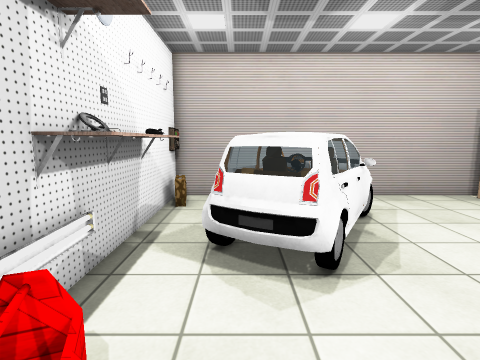
[1] (above)

14 first-person views from a walk through a scene from a Unity 3-D project. The camera is 1.5 m above the floor, tilts 8° down and sees 80° across. The floor is counted in squares, 0.51 m on a side. Each view is taken from the middle of a square. On the plan, view 1 faces up. The plan holds only what a view shows up to about 20 squares ahead; the rest is blank. The player character is not drawn. Door leaves are left out, so doorways stand open. Some surface patterns are stand-ins.

[2]
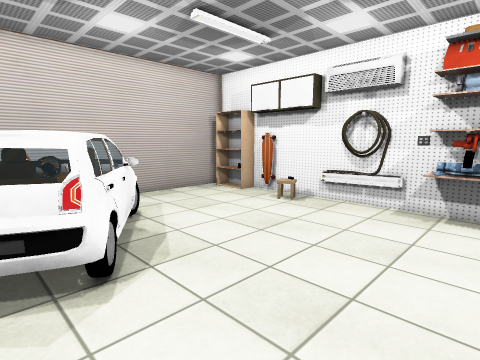

[3]
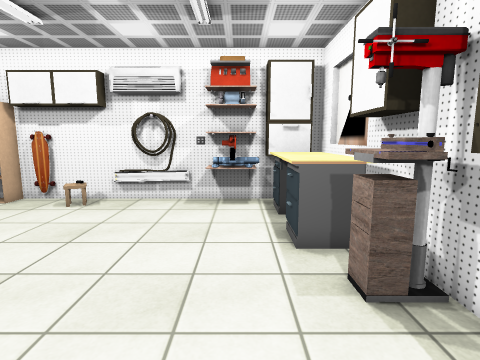

[4]
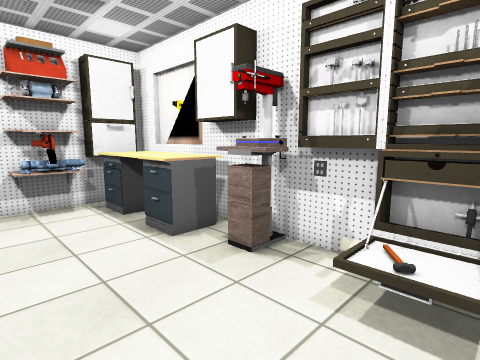

[5]
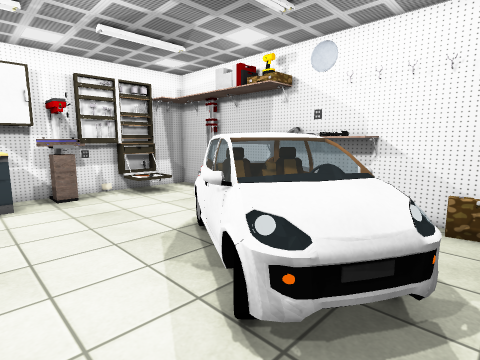

[6]
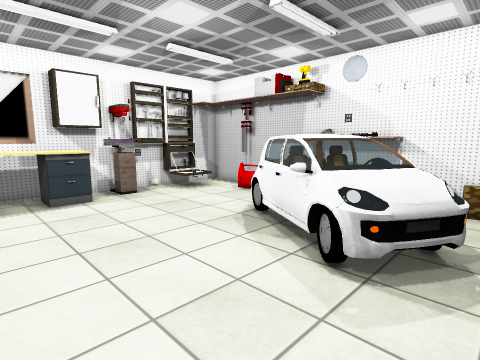

[7]
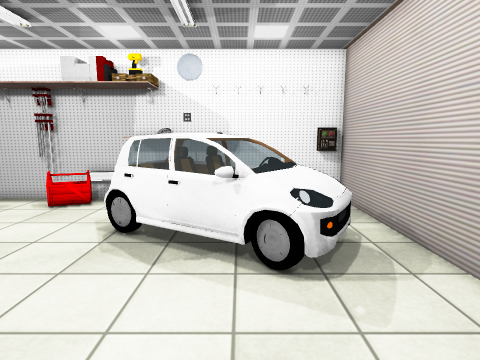

[8]
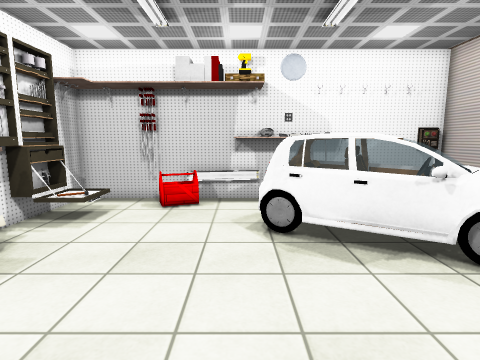

[9]
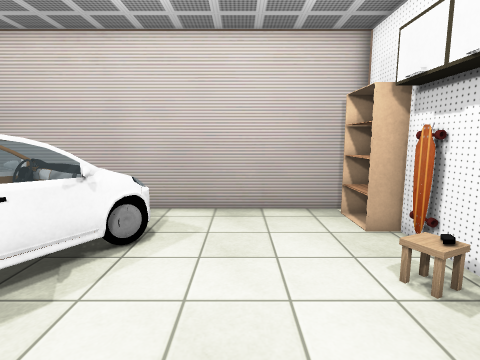

[10]
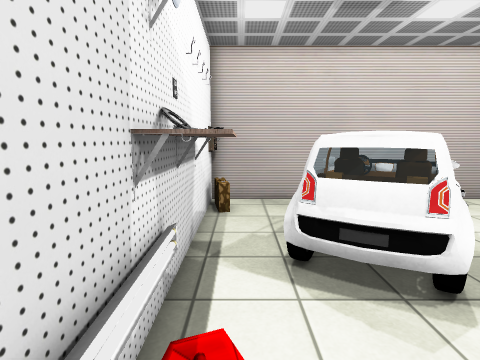

[11]
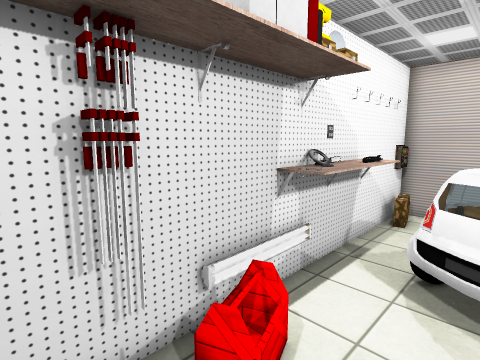

[12]
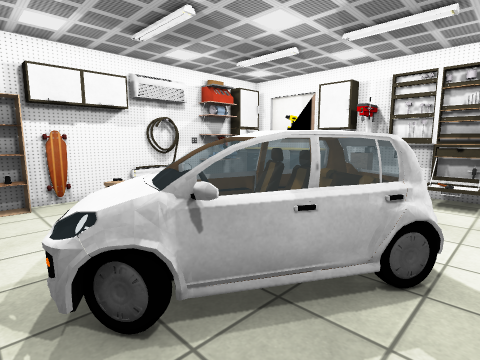

[13]
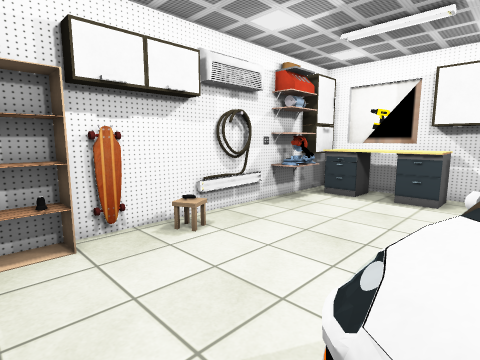

[14]
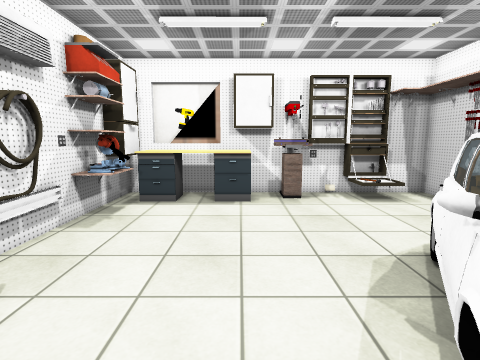

### Floor plan
Key: @ floor where view 1 was taken; # wall or solid block; . main floor; : floor 0.5 m higher than the main floor; / step, stairs or slope; ^ raised ledge; S shelf; C car; B box; A cabinet; L locker; O other object.
Columns run from 4 left of view 1 to 13 right of it. Each row starts with its distance up from view 1.
 15 ##################
 14 ##..............SS
 13 ##....CCC.......SS
 12 ##...CCCCC......S#
 11 ##...CCCCC.......#
 10 #SS.CCCCCC.......#
  9 #SS.CCCCC.......O#
  8 #SSCCCCC.........#
  7 #SSCCCCC.........#
  6 #SS.CCC..........#
  5 #SS..............#
  4 ##...............#
  3 ##B.............S#
  2 ##B.............SS
  1 ##............. #S
  0 ##..@..........###
 -1 ##./:/..###^^^AALL
 -2 ##.LLLL####^^^AALL
 -3 ####L#### ########

Where each view was taken, in squares from view 1:
view 1: 0 up, 0 right, facing up
view 2: 0 up, 0 right, facing up-right
view 3: 1 up, 1 left, facing right
view 4: 4 up, 1 left, facing down-right
view 5: 14 up, 8 right, facing down-left
view 6: 14 up, 11 right, facing down-left
view 7: 10 up, 11 right, facing left
view 8: 5 up, 11 right, facing left
view 9: 3 up, 8 right, facing up
view 10: 1 up, 2 left, facing up
view 11: 1 down, 1 right, facing up-left
view 12: 14 up, 2 left, facing down-right
view 13: 14 up, 4 right, facing down-right
view 14: 13 up, 7 right, facing down
